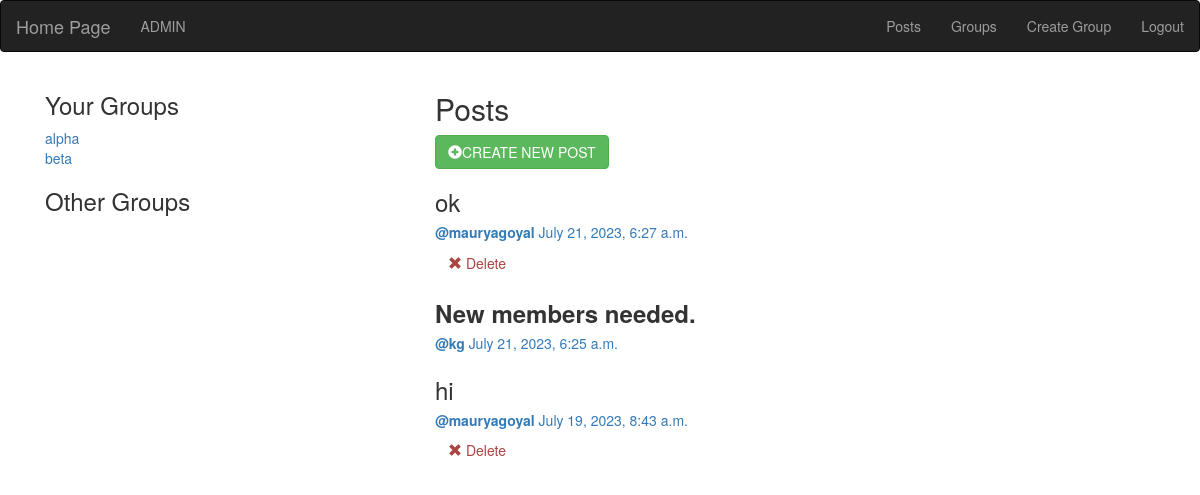
Screenshot of /posts/ (signed in) with the database file from the repository.
### groups/models.py (models this page shows, shortened)
class GroupMember(models.Model):
    group = models.ForeignKey(Group,related_name='membership',on_delete=models.CASCADE)
    user = models.ForeignKey(User,related_name='user_groups',on_delete=models.CASCADE)
    class Meta:
        unique_together = ['group','user']

class Group(models.Model):
    name = models.CharField(max_length=225,unique=True)
    slug = models.CharField(max_length=225,unique=True)
    description = models.TextField(blank=True,default='')
    description_html = models.TextField(editable=False,blank=True,default='')
    members = models.ManyToManyField(User,through='GroupMember')
    def __str__(self):
        return self.name
    class Meta:
        ordering = ['name']

### posts/models.py (models this page shows, shortened)
class Post(models.Model):
    user = models.ForeignKey(User,on_delete=models.CASCADE,related_name='posts')
    created_at = models.DateTimeField(auto_now=True)
    message = models.TextField()
    message_html = models.TextField(editable=False)
    group = models.ForeignKey(Group,on_delete=models.CASCADE,related_name='posts',null=True,blank=True)
    class Meta:
        ordering = ['-created_at']
        unique_together = ['user','message']

### posts/views.py (the view)
# urls.py: path('',views.PostList.as_view(),name='all'),
class PostList(SelectRelatedMixin,generic.ListView):
    model = models.Post
    select_related = ('user','group')
    def get_context_data(self, **kwargs):
        context =  super().get_context_data(**kwargs)
        context['other_groups'] = Group.objects.exclude(members__in=[self.request.user])
        return context

### posts/templates/posts/post_list.html (shortened to what this page needs)
{% extends 'posts/post_base.html' %}
{% load crispy_forms_tags %}
{% block prepost %}
    <div class="col-md-4">
        {% if request.user.is_authenticated %}
            <div class="card card-with-shadow">
                <div class="content">
                    <h3 class="title">Your Groups</h3>
                    <ul class="list-unstyled">
                        {% for member_group in request.user.user_groups.all %}
                            <li class="group li-with-bullet">
                                <a href="{% url 'groups:single' slug=member_group.group.slug %}">{{member_group.group}}</a>
                            </li>
                        {% endfor %}
                    </ul>
                </div>
            </div>
        {% endif %}
        <div class="card card-with-shadow">
            <div class="content">
                <h3 class="title">Other Groups</h3>
            </div>
        </div>
    </div>
{% endblock %}
{% block post-content %}
    <div class="col-md-8">
        <h2>Posts</h2>
        <a href="{% url 'posts:create' %}" class="btn btn-md btn-fill btn-success">
            <span class="glyphicon glyphicon-plus-sign"></span>CREATE NEW POST
        </a>
        {% for post in post_list %}
            {% include 'posts/_post.html' %}
        {% endfor %}
    </div>
{% endblock %}

### posts/templates/posts/_post.html
<div class="post-media">
    <h3>{{post.message_html|safe}}</h3>
    <div class="media-body">
        <h5 class="media-heading">
            <a href="{% url 'posts:for_user' username=post.user.username%}">
                <strong>@{{post.user.username}}</strong>
            </a>
            <time class="time">
                <a href="{% url 'posts:single' username=post.user.username pk=post.pk%}">
                    {{post.created_at}}
                </a>
            </time>
        </h5>
        <div class="media-footer">
            {% if user.is_authenticated and post.user == user %}
                <a href="{% url 'posts:delete' pk=post.pk %}" title="delete" class="btn btn-simple">
                    <span class="glyphicon glyphicon-remove text-danger" aria-hidden="true"></span>
                    <span class="text-danger icon-label">Delete</span>
                </a>
            {% endif %}
        </div>
    </div>
</div>

### rows the page displays
GroupMember: group "alpha"
GroupMember: group "beta"
Post: message_html "ok", user.username "mauryagoyal", created_at "July 21, 2023, 6:27 a.m.", shows "Delete"
Post: message_html "New members needed.", user.username "kg", created_at "July 21, 2023, 6:25 a.m."
Post: message_html "hi", user.username "mauryagoyal", created_at "July 19, 2023, 8:43 a.m.", shows "Delete"
